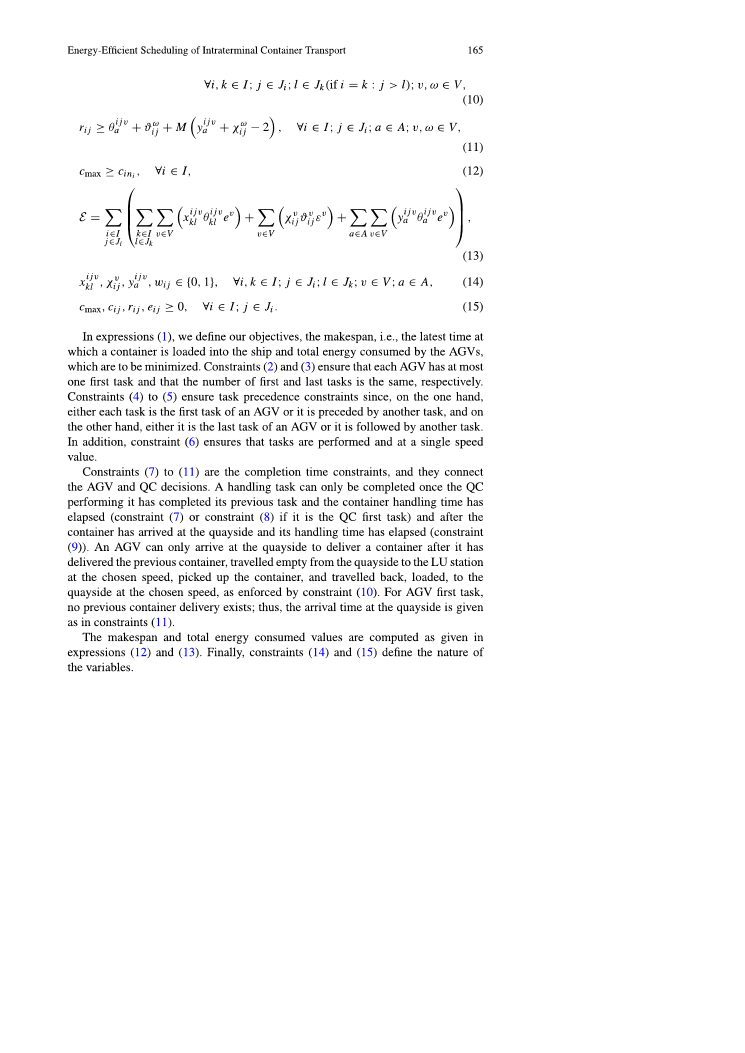
#> input picture tmp/pdfs/equation_extraction/book_page-11.png, 1489 x 2105 px, found by its file name (shown at 1/2 size)
$ python crop_image.py
#> lines starting #> are read from the running program, lines starting #| are printed output that depends on the picture
from __future__ import annotations

from pathlib import Path

from PIL import Image


def crop(src: str, box: tuple[int, int, int, int], out: str) -> None:
#> called with box = (100, 420, 1250, 760)
    img = Image.open(src)
#> img is the input picture: PIL image 1489x2105 RGB; mean R, G, B 248.1, 248.1, 248.2
    img.crop(box).save(out)
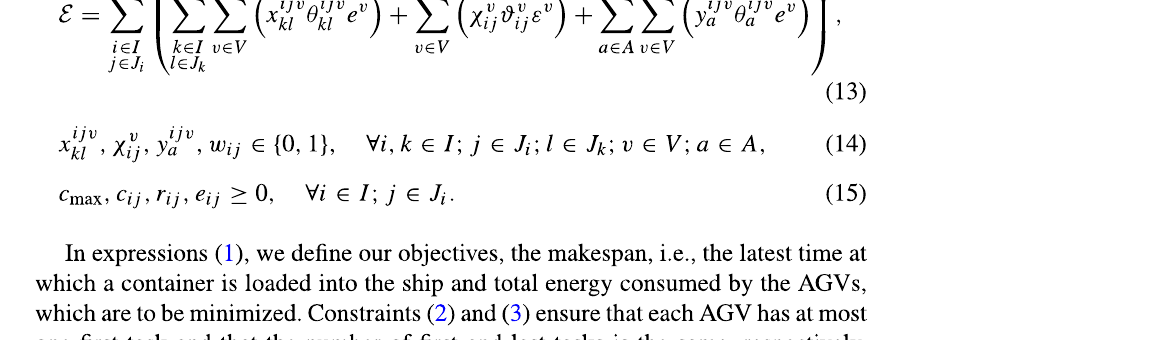
#> saved as book_page11_eq14_15_crop.png: PIL image 1150x340 RGB; mean R, G, B 243.1, 243.1, 243.2


crop(
    "tmp/pdfs/equation_extraction/book_page-11.png",
    (100, 420, 1250, 760),
    "tmp/pdfs/equation_extraction/book_page11_eq14_15_crop.png",
)

$ run again, with tmp/pdfs/equation_extraction/book_page-01.png copied over tmp/pdfs/equation_extraction/book_page-11.png
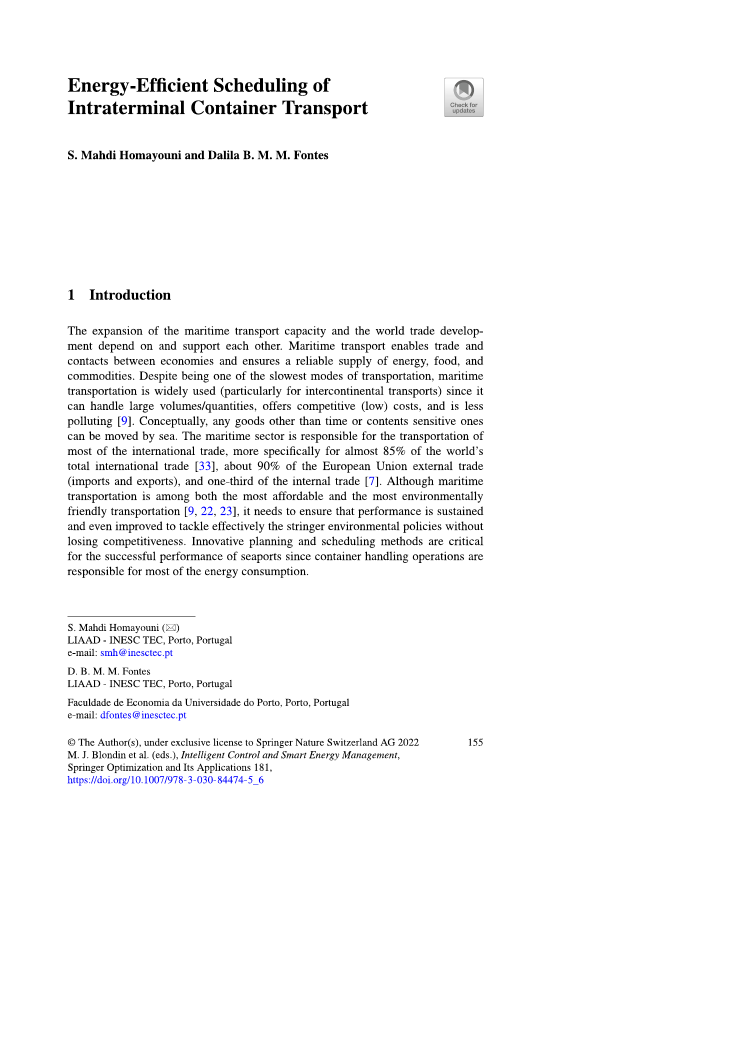
#> input picture tmp/pdfs/equation_extraction/book_page-01.png, 1489 x 2105 px, found by its file name (shown at 1/2 size)
#> in crop, img is the input picture: PIL image 1489x2105 RGB; mean R, G, B 247.5, 247.5, 247.8
#> in crop, `img.crop(box).save(out)`:
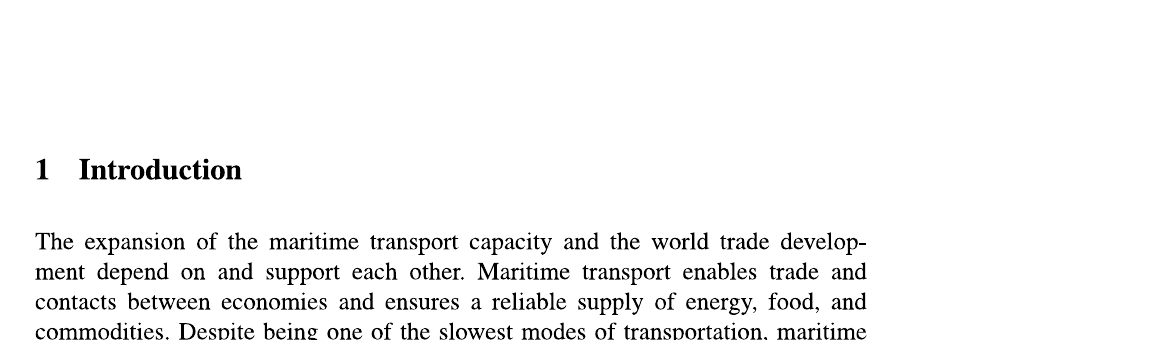
#> saved as book_page11_eq14_15_crop.png: PIL image 1150x340 RGB; min 0, max 255, mean 245.1

$ run again, with tmp/pdfs/equation_extraction/book_page-02.png copied over tmp/pdfs/equation_extraction/book_page-11.png
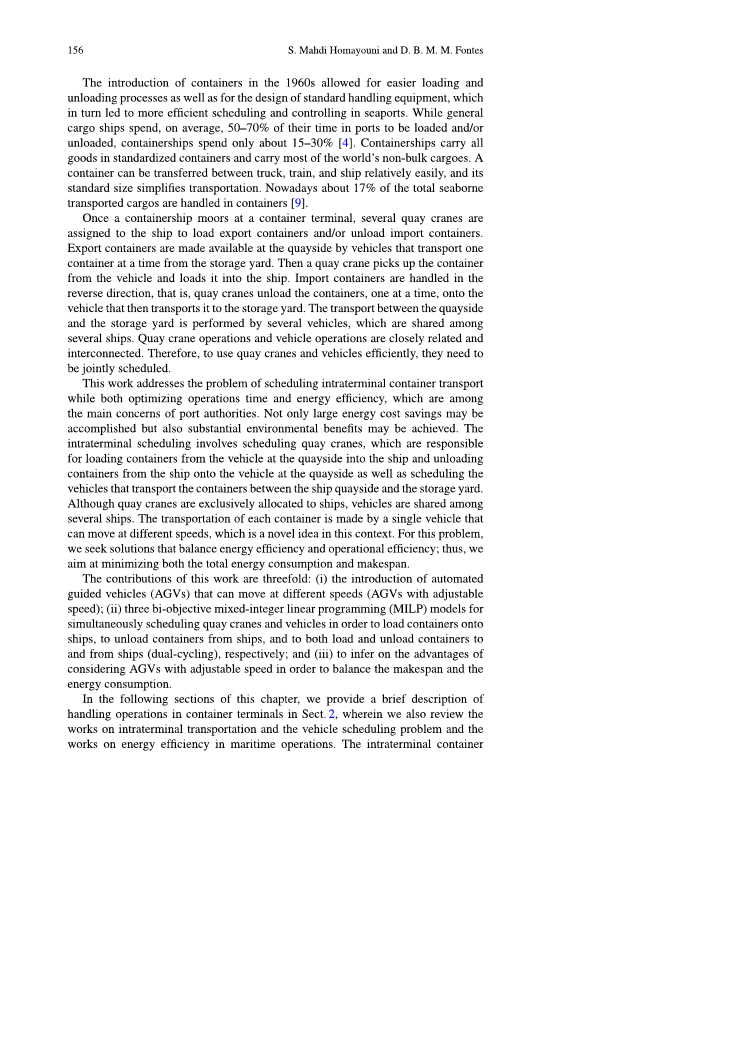
#> input picture tmp/pdfs/equation_extraction/book_page-02.png, 1489 x 2105 px, found by its file name (shown at 1/2 size)
#> in crop, img is the input picture: PIL image 1489x2105 RGB; mean R, G, B 242.5, 242.5, 242.5
#> in crop, `img.crop(box).save(out)`:
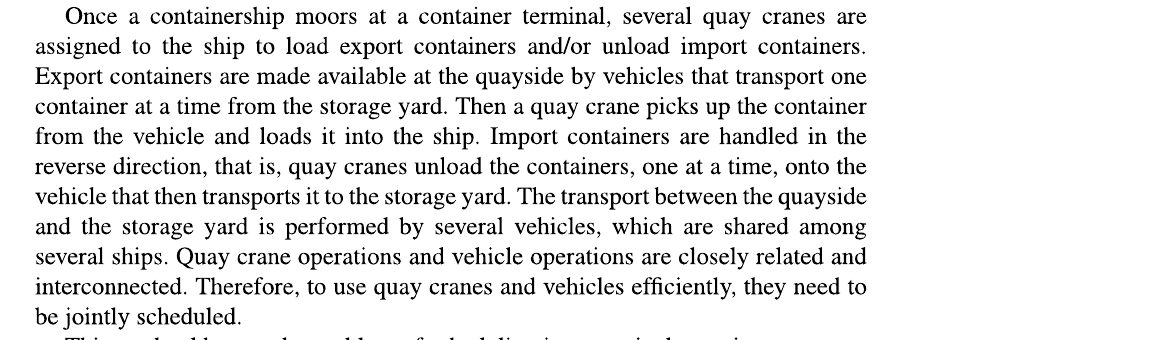
#> saved as book_page11_eq14_15_crop.png: PIL image 1150x340 RGB; min 0, max 255, mean 231.6

$ run again, with tmp/pdfs/equation_extraction/book_page-03.png copied over tmp/pdfs/equation_extraction/book_page-11.png
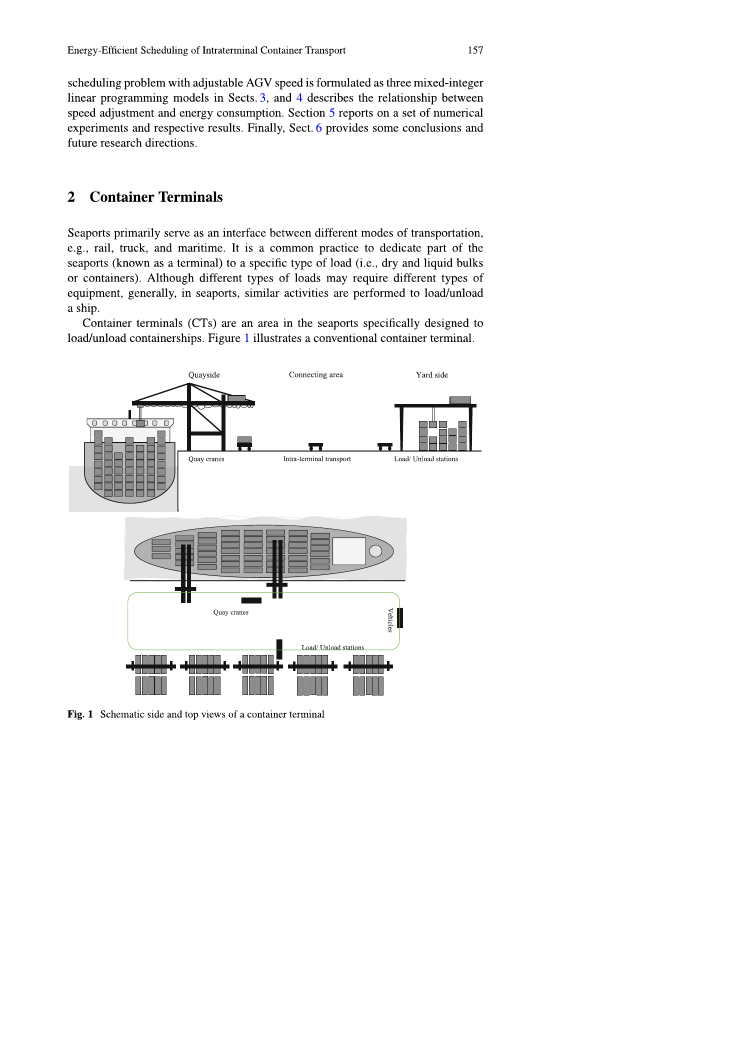
#> input picture tmp/pdfs/equation_extraction/book_page-03.png, 1489 x 2105 px, found by its file name (shown at 1/2 size)
#> in crop, img is the input picture: PIL image 1489x2105 RGB; mean R, G, B 245.7, 245.7, 245.7
#> in crop, `img.crop(box).save(out)`:
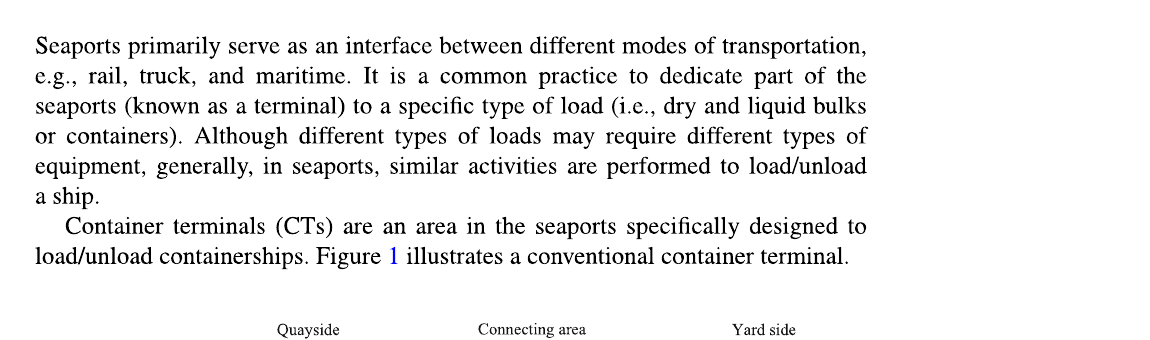
#> saved as book_page11_eq14_15_crop.png: PIL image 1150x340 RGB; mean R, G, B 238.8, 238.8, 238.9
